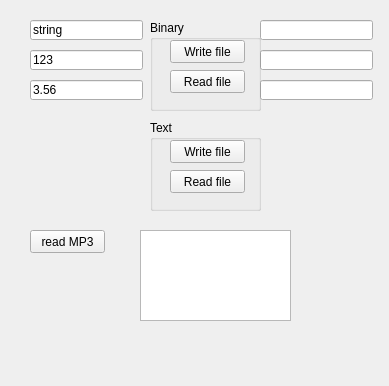
<?xml version="1.0" encoding="UTF-8"?>
<ui version="4.0">
 <class>MainWindow</class>
 <widget class="QMainWindow" name="MainWindow">
  <property name="geometry">
   <rect>
    <x>0</x>
    <y>0</y>
    <width>389</width>
    <height>386</height>
   </rect>
  </property>
  <property name="windowTitle">
   <string>MainWindow</string>
  </property>
  <widget class="QWidget" name="centralWidget">
   <widget class="QLineEdit" name="lineEdit">
    <property name="geometry">
     <rect>
      <x>30</x>
      <y>20</y>
      <width>113</width>
      <height>20</height>
     </rect>
    </property>
    <property name="text">
     <string>string</string>
    </property>
   </widget>
   <widget class="QLineEdit" name="lineEdit_2">
    <property name="geometry">
     <rect>
      <x>30</x>
      <y>50</y>
      <width>113</width>
      <height>20</height>
     </rect>
    </property>
    <property name="text">
     <string>123</string>
    </property>
   </widget>
   <widget class="QLineEdit" name="lineEdit_3">
    <property name="geometry">
     <rect>
      <x>30</x>
      <y>80</y>
      <width>113</width>
      <height>20</height>
     </rect>
    </property>
    <property name="text">
     <string>3.56</string>
    </property>
   </widget>
   <widget class="QLineEdit" name="lineEdit_4">
    <property name="geometry">
     <rect>
      <x>260</x>
      <y>20</y>
      <width>113</width>
      <height>20</height>
     </rect>
    </property>
   </widget>
   <widget class="QLineEdit" name="lineEdit_5">
    <property name="geometry">
     <rect>
      <x>260</x>
      <y>50</y>
      <width>113</width>
      <height>20</height>
     </rect>
    </property>
   </widget>
   <widget class="QLineEdit" name="lineEdit_6">
    <property name="geometry">
     <rect>
      <x>260</x>
      <y>80</y>
      <width>113</width>
      <height>20</height>
     </rect>
    </property>
   </widget>
   <widget class="QGroupBox" name="groupBox">
    <property name="geometry">
     <rect>
      <x>150</x>
      <y>20</y>
      <width>111</width>
      <height>91</height>
     </rect>
    </property>
    <property name="title">
     <string>Binary</string>
    </property>
    <widget class="QPushButton" name="pushButton_read_1">
     <property name="geometry">
      <rect>
       <x>20</x>
       <y>50</y>
       <width>75</width>
       <height>23</height>
      </rect>
     </property>
     <property name="text">
      <string>Read file</string>
     </property>
    </widget>
    <widget class="QPushButton" name="pushButton_write_1">
     <property name="geometry">
      <rect>
       <x>20</x>
       <y>20</y>
       <width>75</width>
       <height>23</height>
      </rect>
     </property>
     <property name="text">
      <string>Write file</string>
     </property>
    </widget>
   </widget>
   <widget class="QGroupBox" name="groupBox_2">
    <property name="geometry">
     <rect>
      <x>150</x>
      <y>120</y>
      <width>111</width>
      <height>91</height>
     </rect>
    </property>
    <property name="title">
     <string>Text</string>
    </property>
    <widget class="QPushButton" name="pushButton_read_text">
     <property name="geometry">
      <rect>
       <x>20</x>
       <y>50</y>
       <width>75</width>
       <height>23</height>
      </rect>
     </property>
     <property name="text">
      <string>Read file</string>
     </property>
    </widget>
    <widget class="QPushButton" name="pushButton_write_text">
     <property name="geometry">
      <rect>
       <x>20</x>
       <y>20</y>
       <width>75</width>
       <height>23</height>
      </rect>
     </property>
     <property name="text">
      <string>Write file</string>
     </property>
    </widget>
   </widget>
   <widget class="QPushButton" name="pushButton">
    <property name="geometry">
     <rect>
      <x>30</x>
      <y>230</y>
      <width>75</width>
      <height>23</height>
     </rect>
    </property>
    <property name="text">
     <string>read MP3</string>
    </property>
   </widget>
   <widget class="QTextEdit" name="textEdit">
    <property name="geometry">
     <rect>
      <x>140</x>
      <y>230</y>
      <width>151</width>
      <height>91</height>
     </rect>
    </property>
   </widget>
  </widget>
 </widget>
 <layoutdefault spacing="6" margin="11"/>
 <resources/>
 <connections/>
</ui>
